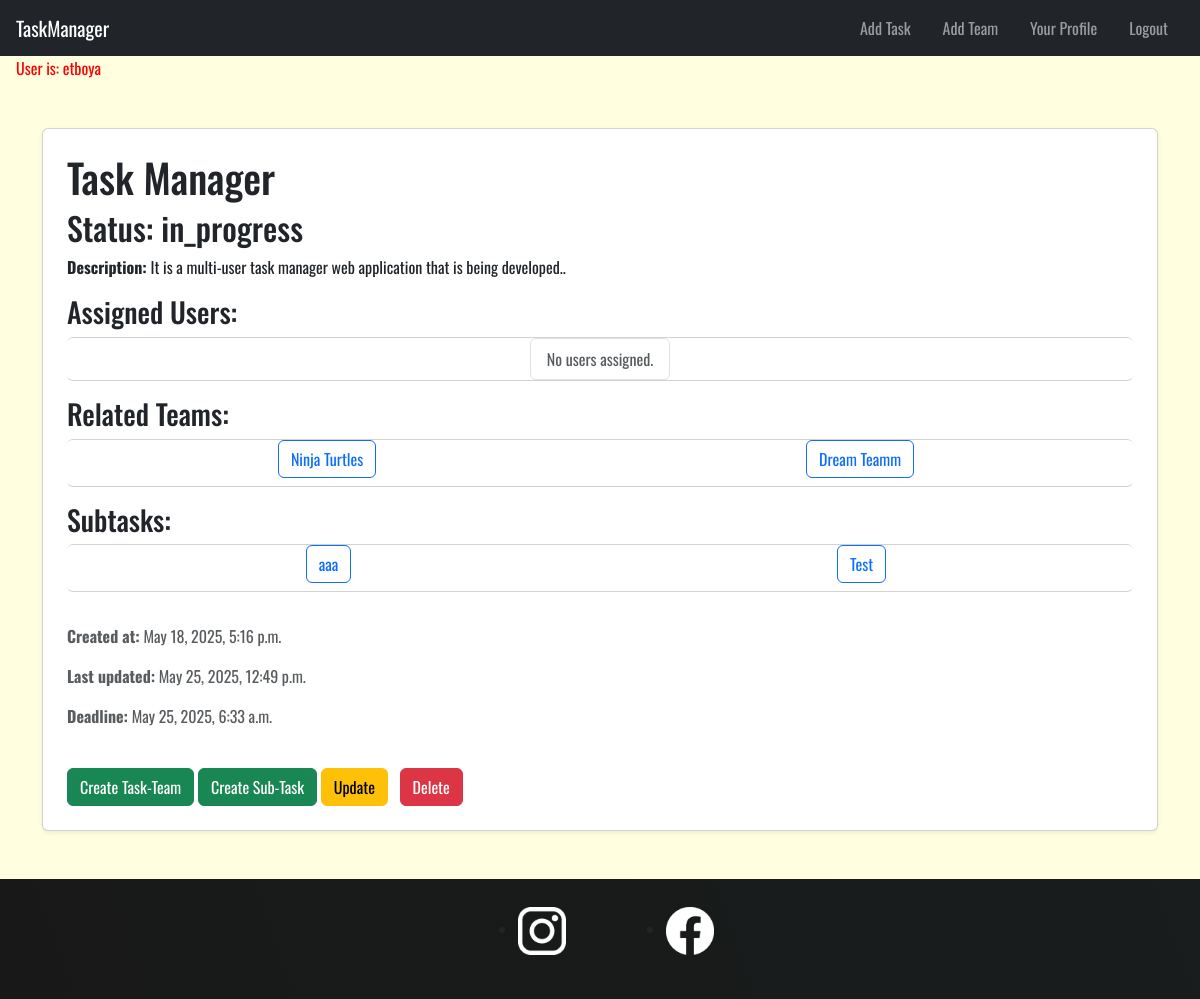
The app's page /tasks/1/ (signed in) with its own data.
### tasks/models.py (models this page shows, shortened)
class Task(models.Model):
    STATUS_CHOICES = [
        ('todo', 'To Do'),
        ('in_progress', 'In Progress'),
        ('done', 'Done'),
    ]
    private = models.BooleanField(blank=False,default=False) # if it is false every one can see it , users & teams associated
    creator = models.ForeignKey(User,on_delete=models.CASCADE, related_name='created_tasks')
    title = models.CharField(max_length=200)
    status = models.CharField(max_length=20, choices=STATUS_CHOICES, default='todo')
    description = models.TextField(blank=True)
    users = models.ManyToManyField(User, related_name='tasks')  # Users assigned to the task
    teams = models.ManyToManyField(Team, related_name='tasks' , blank=True)  # Teams related to the task
    subtasks = models.ManyToManyField('self', symmetrical=False, blank=True, related_name='parent_tasks')  # Optional sub-task linkage
    created_at = models.DateTimeField(auto_now_add=True)
    updated_at = models.DateTimeField(auto_now=True)
    deadline = models.DateTimeField(null=True, blank=True)

class Team(models.Model): # One user can be a team
    name = models.CharField(max_length=100)
    users = models.ManyToManyField(User, related_name='teams')

### tasks/views.py (the view)
# urls.py: path("tasks/<int:task_id>/", views.detail_task, name="detail_task"), # ex: /task/1
@login_required
def detail_task(request,task_id):
    task = Task.objects.get(pk=task_id)
    context = {
        "task":task,
    }
    return render(request,"tasks/detail.html",context)

### tasks/templates/tasks/detail.html (shortened to what this page needs)
{% extends 'base.html' %} {% block body %}
<main class="container my-5">
  <div class="card shadow-sm p-4">
    <h1>{{ task.title }}</h1>
    <h2>Status: {{ task.status }}</h2>
    {% if task.description %}
    <p><strong>Description:</strong> {{ task.description }}</p>
    {% endif %}
    <h3>Assigned Users:</h3>
    <ul class="list-group mb-3 rowList">
      {% for user in task.users.all %}
      <li>
        <a
          href="{% url 'task:detail_user' user.id %}"
          class="btn btn-outline-primary me-2 mb-2"
        >
          {{ user.username }} (ID: {{ user.id }})
        </a>
      </li>
      {% empty %}
      <li class="list-group-item text-muted">No users assigned.</li>
      {% endfor %}
    </ul>
    <h3>Related Teams:</h3>
    <ul class="list-group mb-3 rowList">
      {% for team in task.teams.all %}
      <li>
        <a
          href="{% url 'task:detail_team' team.id %}"
          class="btn btn-outline-primary me-2 mb-2"
          >{{ team.name }}</a
        >
      </li>
      {% empty %}
      <li class="list-group-item text-muted">No teams assigned.</li>
      {% endfor %}
    </ul>
    <h3>Subtasks:</h3>
    <ul class="list-group mb-3 rowList">
      {% for subtask in task.subtasks.all %}
      <li>
        <a
          href="{% url 'task:detail_task' subtask.id %}"
          class="btn btn-outline-primary me-2 mb-2"
          >{{ subtask.title }}</a
        >
      </li>
      {% empty %}
      <li class="list-group-item text-muted">No subtasks.</li>
      {% endfor %}
    </ul>
    <div class="text-muted mt-3">
      <p><strong>Created at:</strong> {{ task.created_at }}</p>
      <p><strong>Last updated:</strong> {{ task.updated_at }}</p>
      {% if task.deadline %}
      <p><strong>Deadline:</strong> {{ task.deadline }}</p>
      {% endif %}
    </div>
    <div class="mt-4">
      <form
        action="{% url 'task:create_sub_team' task.id %}"
        method="POST"
        class="d-inline"
      >
        <button type="submit" class="btn btn-success">Create Task-Team</button>
      </form>
      <form
        action="{% url 'task:create_sub_task' task.id %}"
        method="POST"
        class="d-inline"
      >
        <button type="submit" class="btn btn-success">Create Sub-Task</button>
      </form>
      <a
        href="{% url 'task:update_task' task.id %}"
        class="btn btn-warning me-2"
        >Update</a
      >
      <a href="{% url 'task:delete_task' task.id %}" class="btn btn-danger"
        >Delete</a
      >
    </div>
  </div>
</main>
{% endblock %}

### tasks/templates/base.html (shortened to what this page needs)
{% load static %}
<!DOCTYPE html>
<html lang="en">
    <head>
      <link href="https://cdn.jsdelivr.net/npm/bootstrap@5.3.5/dist/css/bootstrap.min.css" rel="stylesheet"
>
      <link rel="stylesheet" href="{% static 'tasks/styles.css' %}">
  </head>
  <body>
    <header>
      <nav class="navbar navbar-dark bg-dark">
        <a href="/" class="navbar-brand ms-3">TaskManager</a>
        <div class="navbar-nav flex-row ms-auto me-3">
          {% if user.is_authenticated %}
          <a class="nav-link px-3" href="{% url 'task:create_task' %}"
            >Add Task</a
          >
          <a class="nav-link px-3" href="{% url 'task:create_team' %}"
            >Add Team</a
          >
          {% if user.userprofile %}
          <a
            class="nav-link px-3"
            href="{% url 'task:detail_user' request.user.userprofile.id %}"
            >Your Profile</a
          >
          {% endif %}
          <form
            method="POST"
            action="{% url 'logout' %}"
            style="display: inline"
          >
            <button type="submit" class="btn btn-link nav-link px-3">
              Logout
            </button>
          </form>
          {% else %}
          <a class="nav-link px-3" href="{% url 'login' %}">Login</a>
          <a class="nav-link px-3" href="{% url 'register' %}">Register</a>
          {% endif %}
        </div>
      </nav>
    </header>
    <p style="color: red; margin-left:1rem;">User is: {{ user }}</p>
    {% block body %} {% endblock %}
    <footer>
      <ul>
        <li>
          <a href="https://www.instagram.com/">
            <img
              src="/pictures/icons/insta.png"
              alt="Instagram logo link to social media page"
          /></a>
        </li>
        <li>
          <a href="https://www.facebook.com/">
            <img
              src="/pictures/icons/facebook.png"
              alt="Facebook logo link to social media page"
            />
          </a>
        </li>
      </ul>
    </footer>
  </body>
</html>

### tasks/static/tasks/styles.css (style rules this page uses)
body { background-color: lightyellow; font-family: "Oswald", sans-serif; }
li { margin: auto; }
.rowList { display: flex; flex-direction: row; flex-wrap: wrap; list-style: none; }
footer { background: linear-gradient(70deg, rgb(24, 24, 24), rgb(25, 29, 29)); padding: 1.75rem 0; margin-top: 1rem; }
footer ul { display: flex; justify-content: center; }
footer li { width: 3rem; height: 3rem; margin: 0 3.125rem; }
footer img { width: 100%; height: 100%; }

### records on screen
Task: title "Task Manager", status "in_progress", description "It is a multi-user task manager web application that is being developed..", created_at "May 18, 2025, 5:16 p.m.", updated_at "May 25, 2025, 12:49 p.m.", deadline "May 25, 2025, 6:33 a.m."
Team: name "Ninja Turtles"
Team: name "Dream Teamm"
Task: title "aaa"
Task: title "Test"

### other values on screen
{{ user }} "etboya"
